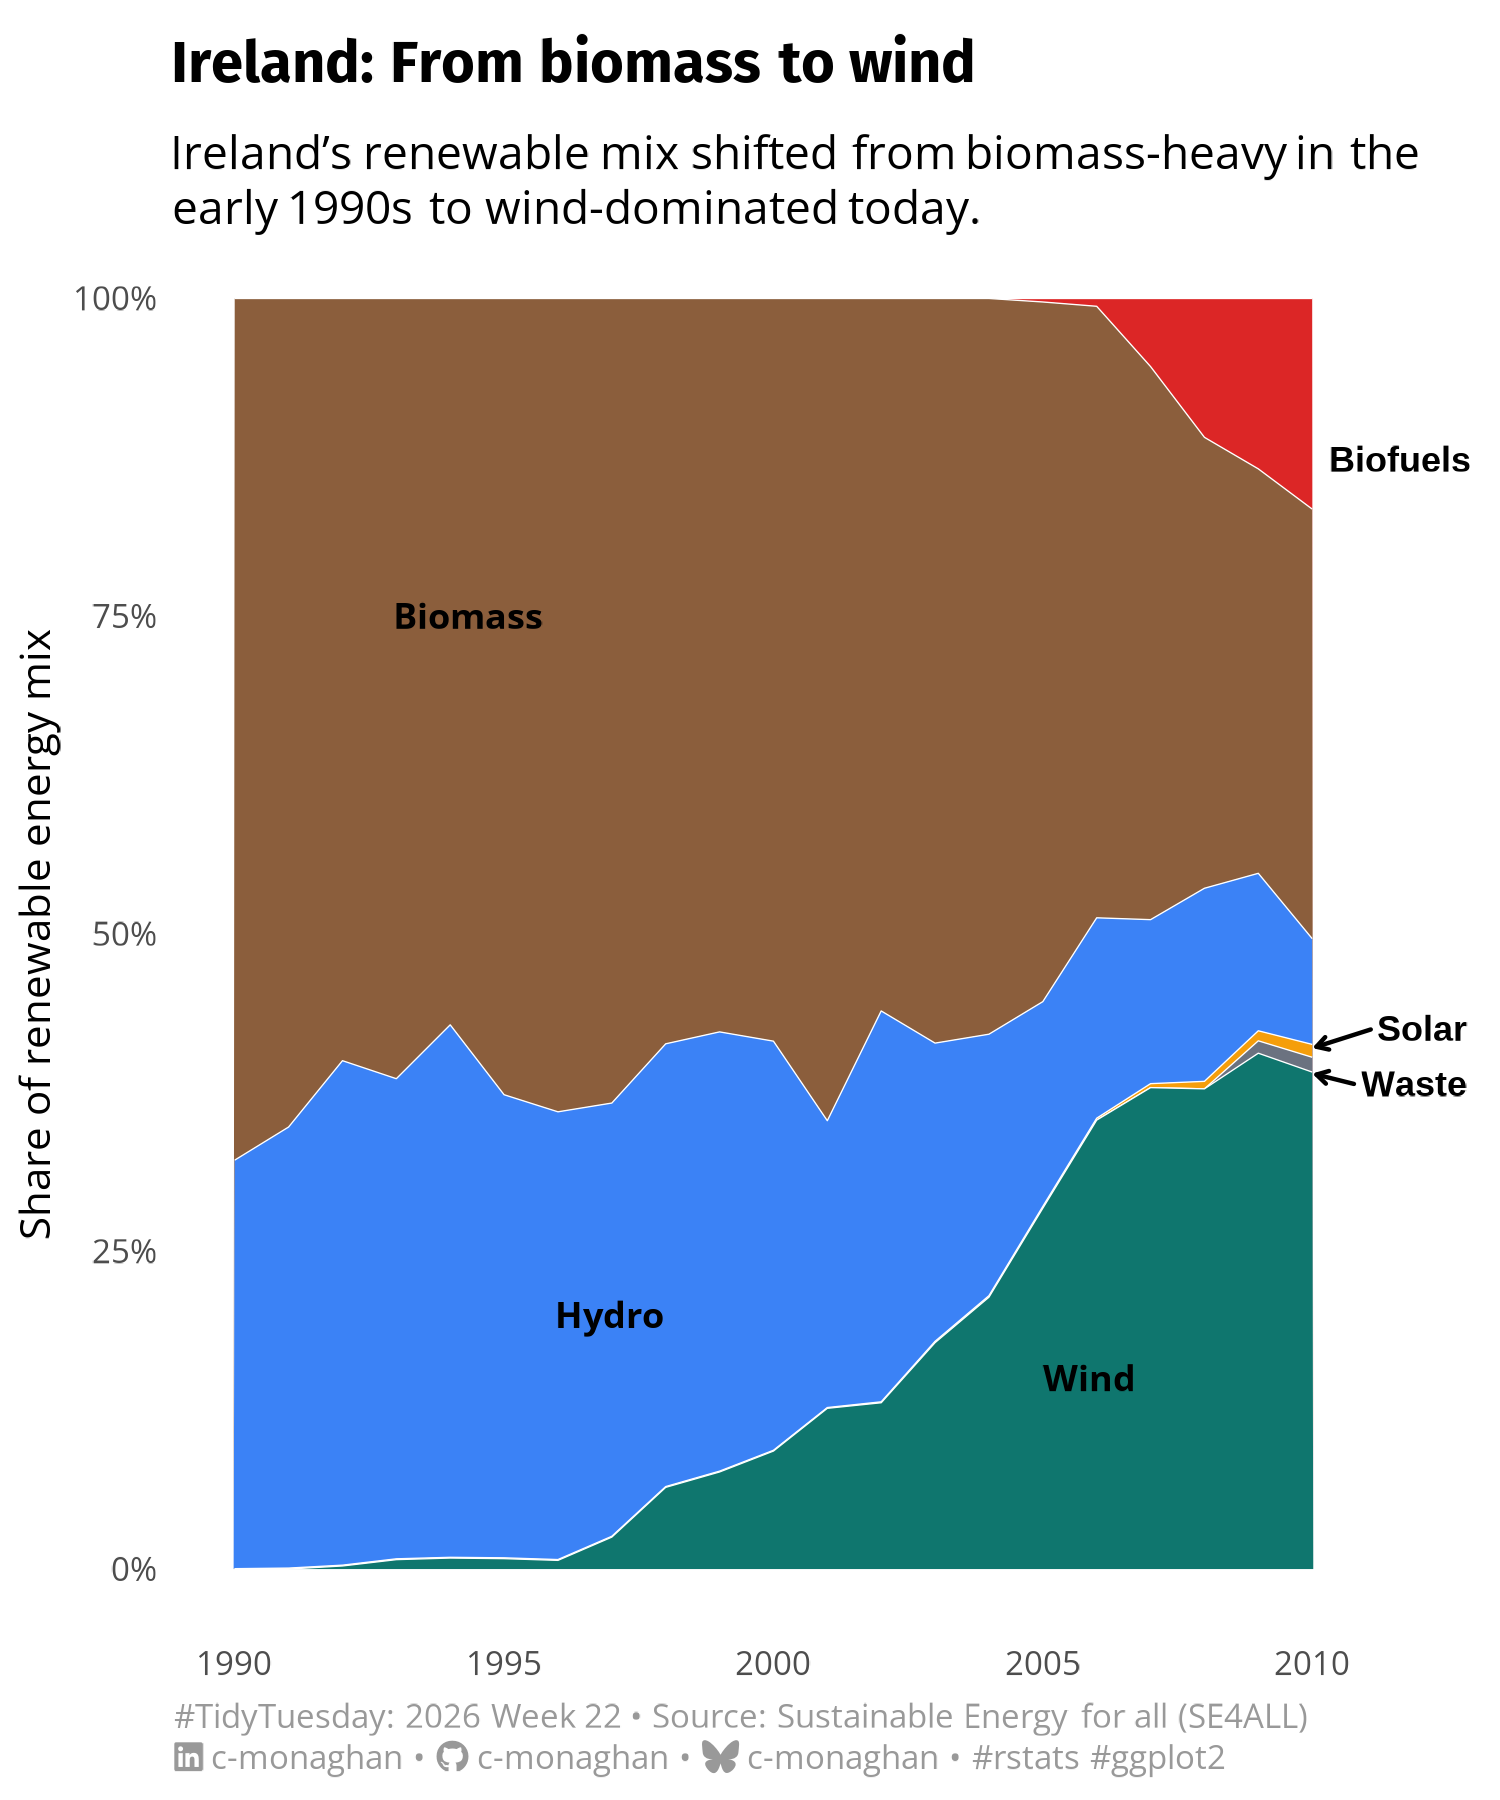

Reproduce this figure in R.
# Packages ---------------------------------------------------------------------
library(dplyr)
library(ggplot2)
library(showtext)

# Fonts ------------------------------------------------------------------------
font_add_google("Fira Sans")
font_add_google("Open Sans")

title_font <- "Fira Sans"
body_font <- "Open Sans"

showtext_auto(enable = TRUE)
showtext_opts(dpi = 300)

caption <- cmBrand::create_caption(
  social = cmBrand::social_brand(),
  tt_text = cmBrand::tt_text(
    year = 2026,
    week = 22,
    source = "Sustainable Energy for all (SE4ALL)"
  )
)

# Theme ------------------------------------------------------------------------
theme_clean <- function() {
  theme_minimal(base_family = body_font, base_size = 10) +
    theme(
      plot.title = ggtext::element_textbox_simple(
        size = rel(1.4),
        face = "bold",
        family = title_font,
        margin = margin(t = 5, r = 0, b = 5, l = 0)
      ),
      plot.subtitle = ggtext::element_textbox_simple(
        size = rel(1.1),
        margin = margin(t = 5, r = 0, b = 0, l = 0)
      ),
      plot.caption = ggtext::element_markdown(
        size = rel(0.8),
        hjust = 0,
        lineheight = 1.25,
        colour = "#999999",
        margin = margin(t = 5, r = 0, b = 0.5, l = 0, unit = "pt")
      )
    )
}

# Tidytuesday data -------------------------------------------------------------
tt_data <- tidytuesdayR::tt_load(x = 2026, week = 21)

# Data processing --------------------------------------------------------------
irish_energy <- tt_data |>
  purrr::pluck("energy_cleaned") |>
  filter(country_name == "Ireland") |>
  select(
    year = yr,
    wind_energy_consumption_tfec_pct,
    hydro_energy_consumption_tfec_pct,
    solar_energy_consumption_tfec_pct,
    modern_biomass_energy_consumption_tfec_pct,
    liquid_biofuels_energy_consumption_tfec_pct,
    waste_energy_consumption_tfec_pct
  ) |>
  tidyr::pivot_longer(
    cols = -year,
    names_to = "source",
    values_to = "value"
  ) |>
  mutate(
    source = recode(
      source,
      wind_energy_consumption_tfec_pct = "Wind",
      hydro_energy_consumption_tfec_pct = "Hydro",
      solar_energy_consumption_tfec_pct = "Solar",
      modern_biomass_energy_consumption_tfec_pct = "Biomass",
      liquid_biofuels_energy_consumption_tfec_pct = "Biofuels",
      waste_energy_consumption_tfec_pct = "Waste"
    )
  ) |>
  mutate(value = tidyr::replace_na(value, 0)) |>
  group_by(year) |>
  mutate(
    renewable_share = value / sum(value, na.rm = TRUE)
  ) |>
  ungroup()

# Where to place the labels on the graph
label_data <- irish_energy |>
  group_by(source) |>
  filter(year == max(year)) |>
  ungroup() |>
  mutate(
    year = case_when(
      source == "Wind" ~ 2002,
      source == "Hydro" ~ 1993,
      source == "Solar" ~ 2010,
      source == "Biomass" ~ 1990,
      source == "Biofuels" ~ 2010,
      source == "Waste" ~ 2010
    )
  ) |>
  mutate(
    renewable_share = case_when(
      source == "Wind" ~ 0.15,
      source == "Hydro" ~ 0.20,
      source == "Solar" ~ 0.41,
      source == "Biomass" ~ 0.75,
      source == "Biofuels" ~ 0.90,
      source == "Waste" ~ 0.39
    )
  ) |>
  mutate(
    use_repel = ifelse(source %in% c("Biofuels", "Waste", "Solar"), TRUE, FALSE)
  )

# Plotting ---------------------------------------------------------------------
irish_energy |>
  ggplot(aes(x = year, y = renewable_share, fill = source)) +
  geom_area(colour = "white", linewidth = rel(0.15)) +
  geom_text(
    data = label_data |> filter(use_repel == FALSE),
    aes(
      x = year,
      y = renewable_share,
      label = source
    ),
    nudge_x = 3,
    hjust = 0,
    size = rel(3),
    fontface = "bold",
  ) +
  ggrepel::geom_text_repel(
    data = label_data |> filter(use_repel == TRUE),
    aes(
      x = year,
      y = renewable_share,
      label = source
    ),
    nudge_x = 2,
    direction = "y",
    hjust = 0,
    size = rel(3),
    fontface = "bold",
    arrow = arrow(length = unit(0.01, "npc")),
  ) +
  scale_y_continuous(labels = scales::percent_format()) +
  scale_fill_manual(
    values = c(
      "Wind" = "#0F766E",
      "Hydro" = "#3B82F6",
      "Solar" = "#F59E0B",
      "Biomass" = "#8B5E3C",
      "Biofuels" = "#DC2626",
      "Waste" = "#6B7280"
    )
  ) +
  labs(
    title = "Ireland: From biomass to wind",
    subtitle = "Ireland’s renewable mix shifted from biomass-heavy in the early 1990s to wind-dominated today.",
    x = NULL,
    y = "Share of renewable energy mix",
    fill = NULL,
    caption = caption
  ) +
  theme_clean() +
  theme(
    legend.position = "none",
    panel.grid = element_blank()
  ) +
  ggview::canvas(width = 5, height = 6) -> fig

# Exporting --------------------------------------------------------------------
ggview::save_ggplot(fig, here::here("2026/2026-05-26/20260526.png"))
